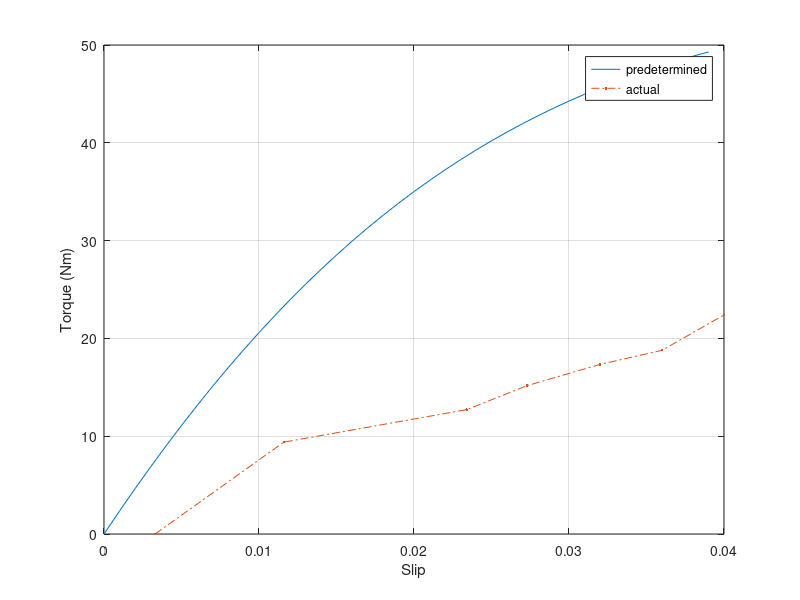

Recreate this plot in MATLAB.
 s = 0.00001:0.001:0.04;
 i = 400./( (9.6+1.286*(1./s-1)).^2 + 18.43.^2 ).^0.5;
 p = i.^2*3*1.286.*(1./s-1);
 t = p./(2*pi*1500*(1.-s)/60);
 
 act_slip = [0.0033,0.0116,0.0234,0.0273,0.032,0.036,0.040];
 act_torque = [0,9.392,12.716,15.172,17.34,18.785,22.397];

 plot(s,t,act_slip,act_torque,'.-.');
 legend('predetermined','actual');
 xlabel('Slip');
 ylabel('Torque (Nm)');
 grid on;